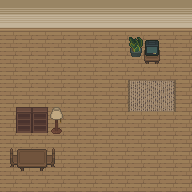

The image is a tile-based game level rendered from a .tmx file. Its description and complete source (layers, tilesets, objects, tile grids) follow:
An orthogonal 12x12 tile map with 16x16 px tiles, 5 tile layers (floor, walls, Positioned, collidibles, ...).

<map version="1.5" tiledversion="1.7.2" orientation="orthogonal" renderorder="right-down" width="12" height="12" tilewidth="16" tileheight="16" infinite="0" nextlayerid="6" nextobjectid="1">
 <tileset firstgid="1" source="tiled/spritesheet.tsx" />
 <layer id="1" name="floor" width="12" height="12">
  <data encoding="csv">
93,93,93,93,93,93,93,93,93,93,93,93,
93,93,93,93,93,93,93,93,93,93,93,93,
93,93,93,93,93,93,93,93,93,93,93,93,
93,93,93,93,93,93,93,93,93,93,93,93,
93,93,93,93,93,93,93,93,93,93,93,93,
93,93,93,93,93,93,93,93,6,7,8,93,
93,93,93,93,93,93,93,93,52,53,54,93,
93,93,93,93,93,93,93,93,93,93,93,93,
93,93,93,93,93,93,93,93,93,93,93,93,
93,93,93,93,93,93,93,93,93,93,93,93,
93,93,93,93,93,93,93,93,93,93,93,93,
93,93,93,93,93,93,93,93,93,93,93,93
</data>
 </layer>
 <layer id="2" name="walls" width="12" height="12">
  <data encoding="csv">
1,1,1,1,1,1,1,1,1,1,1,1,
47,47,47,47,47,47,47,47,47,47,47,47,
0,0,0,0,0,0,0,0,0,0,0,0,
0,0,0,0,0,0,0,0,0,0,0,0,
0,0,0,0,0,0,0,0,0,0,0,0,
0,0,0,0,0,0,0,0,0,0,0,0,
0,0,0,0,0,0,0,0,0,0,0,0,
0,0,0,0,0,0,0,0,0,0,0,0,
0,0,0,0,0,0,0,0,0,0,0,0,
0,0,0,0,0,0,0,0,0,0,0,0,
0,0,0,0,0,0,0,0,0,0,0,0,
0,0,0,0,0,0,0,0,0,0,0,0
</data>
 </layer>
 <layer id="5" name="Positioned" width="12" height="12" offsetx="8" offsety="4">
  <data encoding="csv">
0,0,0,0,0,0,0,0,0,0,0,0,
0,0,0,0,0,0,0,0,0,0,0,0,
0,0,0,0,0,0,0,0,0,0,0,0,
0,0,0,0,0,0,0,0,0,0,0,0,
0,0,0,0,0,0,0,0,0,0,0,0,
0,0,0,0,0,0,0,0,0,0,0,0,
0,0,0,0,0,0,0,0,0,0,0,0,
0,0,0,0,0,0,0,0,0,0,0,0,
0,0,0,0,0,0,0,0,0,0,0,0,
233,0,232,0,0,0,0,0,0,0,0,0,
279,0,278,0,0,0,0,0,0,0,0,0,
0,0,0,0,0,0,0,0,0,0,0,0
</data>
 </layer>
 <layer id="3" name="collidibles" width="12" height="12">
  <data encoding="csv">
0,0,0,0,0,0,0,0,0,0,0,0,
0,0,0,0,0,0,0,0,0,0,0,0,
0,0,0,0,0,0,0,0,4,0,0,0,
0,0,0,0,0,0,0,0,50,94,0,0,
0,0,0,0,0,0,0,0,0,0,0,0,
0,0,0,0,0,0,0,0,0,0,0,0,
0,0,0,0,0,0,0,0,0,0,0,0,
0,0,0,0,0,0,0,0,0,0,0,0,
0,0,0,0,0,0,0,0,0,0,0,0,
0,140,141,0,0,0,0,0,0,0,0,0,
0,186,187,0,0,0,0,0,0,0,0,0,
0,0,0,0,0,0,0,0,0,0,0,0
</data>
 </layer>
 <layer id="4" name="positioned" width="12" height="12" offsetx="0" offsety="8">
  <data encoding="csv">
0,0,0,0,0,0,0,0,0,0,0,0,
0,0,0,0,0,0,0,0,0,0,0,0,
0,0,0,0,0,0,0,0,0,139,0,0,
0,0,0,0,0,0,0,0,0,0,0,0,
0,0,0,0,0,0,0,0,0,0,0,0,
0,0,0,0,0,0,0,0,0,0,0,0,
0,5,5,3,0,0,0,0,0,0,0,0,
0,51,51,49,0,0,0,0,0,0,0,0,
0,0,0,0,0,0,0,0,0,0,0,0,
0,0,0,0,0,0,0,0,0,0,0,0,
0,0,0,0,0,0,0,0,0,0,0,0,
0,0,0,0,0,0,0,0,0,0,0,0
</data>
 </layer>
</map>